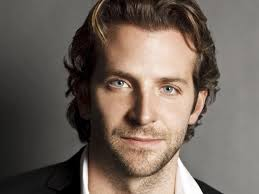
#> input picture data/img4.jpeg, 259 x 194 px
$ jupyter execute --allow-errors 'Haar cascade.ipynb'   (shell and % lines are left out)
#> lines starting #> are read from the running program, lines starting #| are printed output that depends on the picture; after the words box and inside, x2 and y2 are one past the last pixel; in counts of white or black regions, pixels touching at a corner belong together
[cell 1]
##importing required libs
import cv2
import matplotlib.pyplot as plt

[cell 2]
##converting from BGR to RGB,
##since opencv opens an image in BGR format
def convertToRGB(img):
    return cv2.cvtColor(img, cv2.COLOR_BGR2RGB)

[cell 3]
def detectFaceHaar(img):
    ##load image
    img1 = cv2.imread(img)

    ##convert it to greyscale
    gray_img = cv2.cvtColor(img1, cv2.COLOR_BGR2GRAY)

    plt.imshow(gray_img, cmap = 'gray')

    ##load haar cascade
    haar_classifier = cv2.CascadeClassifier('lib/haarcascade_frontalface_alt.xml')

    #detecting faces (some images may be closer to camera than others) images
    faces = haar_classifier.detectMultiScale(gray_img, scaleFactor=1.1, minNeighbors=5)

    #print the number of faces found
    print('Faces found: ', len(faces))

    ##draw a rectangle around faces
    for (x, y, w, h) in faces:

        print(x, y, w, h)
        cv2.rectangle(img1, (x, y), (x+w, y+h), (0, 255, 0), 2)


    ##convert img to rgb and show image
    plt.imshow(convertToRGB(img1))
    plt.show()

#> (a cell that did not finish here is left out)


[cell 5]
detectFaceHaar('data/img4.jpeg')
#> call 2 of detectFaceHaar, with img = 'data/img4.jpeg'
#> in detectFaceHaar, img1 is the input picture: shape (194, 259, 3); mean B, G, R 90.6, 99.4, 111.5
#> in detectFaceHaar (call 2), `gray_img = cv2.cvtColor(img1, cv2.COLOR_BGR2GRAY)`:
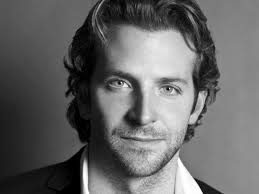
#> gray_img: shape (194, 259); min 0, max 255, mean 102.1
#> in detectFaceHaar (call 2), `faces = haar_classifier.detectMultiScale(gray_img, scaleFactor=1.1, mi..`: faces = [[81, 36, 127, 127]]
#| Faces found:  1
#> the loop in detectFaceHaar (call 2), `for (x, y, w, h) in faces: ` made 1 pass
#| 81 36 127 127
#> after the loop in detectFaceHaar (call 2), `for (x, y, w, h) in faces:`:
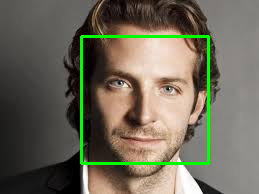
#> img1: shape (194, 259, 3); 3.03% of pixels changed, all inside (x1, y1, x2, y2) = (80, 35, 210, 165)
#> in detectFaceHaar (call 2), `plt.show()`:
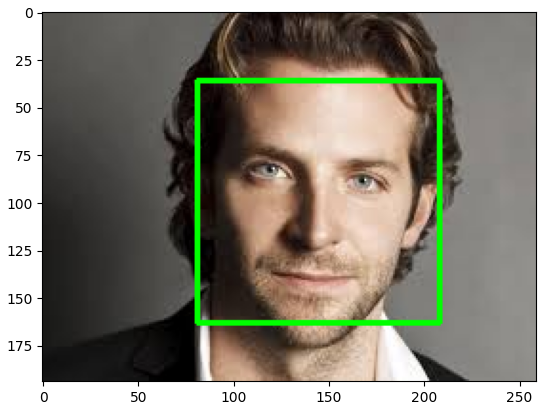
#> figure drawn by matplotlib, 1 panel

[cell 6]
detectFaceHaar('data/img5.png')
#> call 3 of detectFaceHaar, with img = 'data/img5.png'
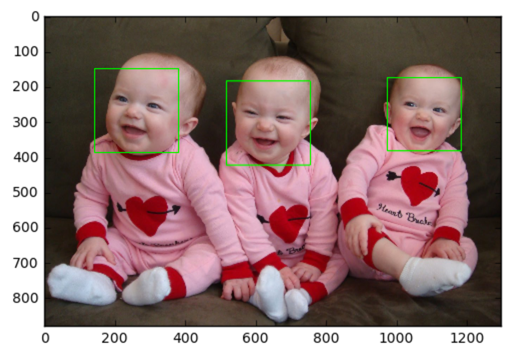
#> input picture data/img5.png, 519 x 362 px
#> in detectFaceHaar, img1 is the input picture: shape (362, 519, 3); mean B, G, R 125.9, 127.2, 151.7
#> in detectFaceHaar (call 3), `gray_img = cv2.cvtColor(img1, cv2.COLOR_BGR2GRAY)`:
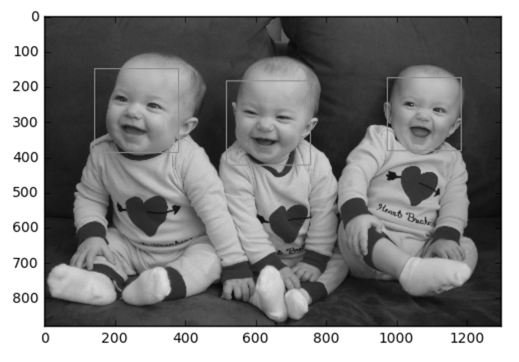
#> gray_img: shape (362, 519); min 0, max 255, mean 134.4
#> in detectFaceHaar (call 3), `faces = haar_classifier.detectMultiScale(gray_img, scaleFactor=1.1, mi..`: faces = [[386, 77, 74, 74], [94, 68, 85, 85], [228, 83, 79, 79]]
#| Faces found:  3
#> the loop in detectFaceHaar (call 3), `for (x, y, w, h) in faces: ` made 3 passes
#| 386 77 74 74
#| 94 68 85 85
#| 228 83 79 79
#> after the loop in detectFaceHaar (call 3), `for (x, y, w, h) in faces:`:
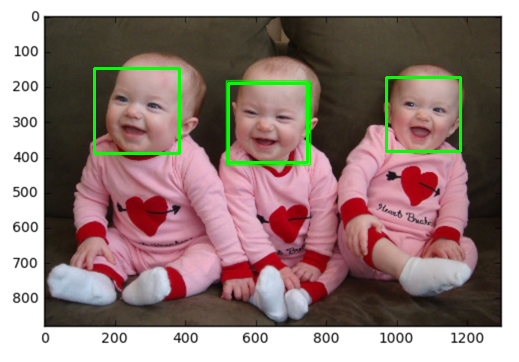
#> img1: shape (362, 519, 3); 1.51% of pixels changed, all inside (x1, y1, x2, y2) = (93, 67, 462, 164)
